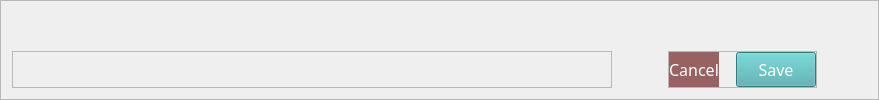
        <widget class="QFrame" name="frame_39">
         <property name="maximumSize">
          <size>
           <width>16777215</width>
           <height>200</height>
          </size>
         </property>
         <property name="frameShape">
          <enum>QFrame::StyledPanel</enum>
         </property>
         <property name="frameShadow">
          <enum>QFrame::Raised</enum>
         </property>
         <layout class="QHBoxLayout" name="horizontalLayout_5">
          <property name="topMargin">
           <number>50</number>
          </property>
          <item>
           <widget class="QFrame" name="frame_40">
            <property name="minimumSize">
             <size>
              <width>600</width>
              <height>0</height>
             </size>
            </property>
            <property name="maximumSize">
             <size>
              <width>1200</width>
              <height>16777215</height>
             </size>
            </property>
            <property name="frameShape">
             <enum>QFrame::StyledPanel</enum>
            </property>
            <property name="frameShadow">
             <enum>QFrame::Raised</enum>
            </property>
           </widget>
          </item>
          <item>
           <spacer name="horizontalSpacer_4">
            <property name="orientation">
             <enum>Qt::Horizontal</enum>
            </property>
            <property name="sizeType">
             <enum>QSizePolicy::Fixed</enum>
            </property>
            <property name="sizeHint" stdset="0">
             <size>
              <width>50</width>
              <height>20</height>
             </size>
            </property>
           </spacer>
          </item>
          <item alignment="Qt::AlignTop">
           <widget class="QFrame" name="frame_41">
            <property name="frameShape">
             <enum>QFrame::StyledPanel</enum>
            </property>
            <property name="frameShadow">
             <enum>QFrame::Raised</enum>
            </property>
            <layout class="QHBoxLayout" name="horizontalLayout_6">
             <property name="spacing">
              <number>7</number>
             </property>
             <property name="leftMargin">
              <number>0</number>
             </property>
             <property name="topMargin">
              <number>0</number>
             </property>
             <property name="rightMargin">
              <number>0</number>
             </property>
             <property name="bottomMargin">
              <number>0</number>
             </property>
             <item>
              <widget class="QPushButton" name="btnCancel">
               <property name="minimumSize">
                <size>
                 <width>0</width>
                 <height>35</height>
                </size>
               </property>
               <property name="maximumSize">
                <size>
                 <width>300</width>
                 <height>200</height>
                </size>
               </property>
               <property name="font">
                <font>
                 <family>Century Gothic</family>
                 <pointsize>12</pointsize>
                </font>
               </property>
               <property name="cursor">
                <cursorShape>PointingHandCursor</cursorShape>
               </property>
               <property name="styleSheet">
                <string notr="true">#btnCancel
{

background-color: #986262;
color: white;
border-radius:20px;

}
#btnCancel::hover
{
background-color:#AE4D4D;


}



</string>
               </property>
               <property name="text">
                <string>Cancel</string>
               </property>
              </widget>
             </item>
             <item>
              <spacer name="horizontalSpacer_5">
               <property name="orientation">
                <enum>Qt::Horizontal</enum>
               </property>
               <property name="sizeType">
                <enum>QSizePolicy::Minimum</enum>
               </property>
               <property name="sizeHint" stdset="0">
                <size>
                 <width>10</width>
                 <height>20</height>
                </size>
               </property>
              </spacer>
             </item>
             <item>
              <widget class="QPushButton" name="btnSave">
               <property name="minimumSize">
                <size>
                 <width>0</width>
                 <height>35</height>
                </size>
               </property>
               <property name="maximumSize">
                <size>
                 <width>300</width>
                 <height>250</height>
                </size>
               </property>
               <property name="font">
                <font>
                 <family>Century Gothic</family>
                 <pointsize>12</pointsize>
                </font>
               </property>
               <property name="cursor">
                <cursorShape>PointingHandCursor</cursorShape>
               </property>
               <property name="styleSheet">
                <string notr="true">#btnSave
{

background-color: #48ACAC;
color:white;
}
#btnSave::hover
{
background-color:#2F958D;
color: white;

}



</string>
               </property>
               <property name="text">
                <string>Save</string>
               </property>
              </widget>
             </item>
            </layout>
           </widget>
          </item>
          <item>
           <spacer name="horizontalSpacer_6">
            <property name="orientation">
             <enum>Qt::Horizontal</enum>
            </property>
            <property name="sizeType">
             <enum>QSizePolicy::Fixed</enum>
            </property>
            <property name="sizeHint" stdset="0">
             <size>
              <width>50</width>
              <height>20</height>
             </size>
            </property>
           </spacer>
          </item>
         </layout>
        </widget>
